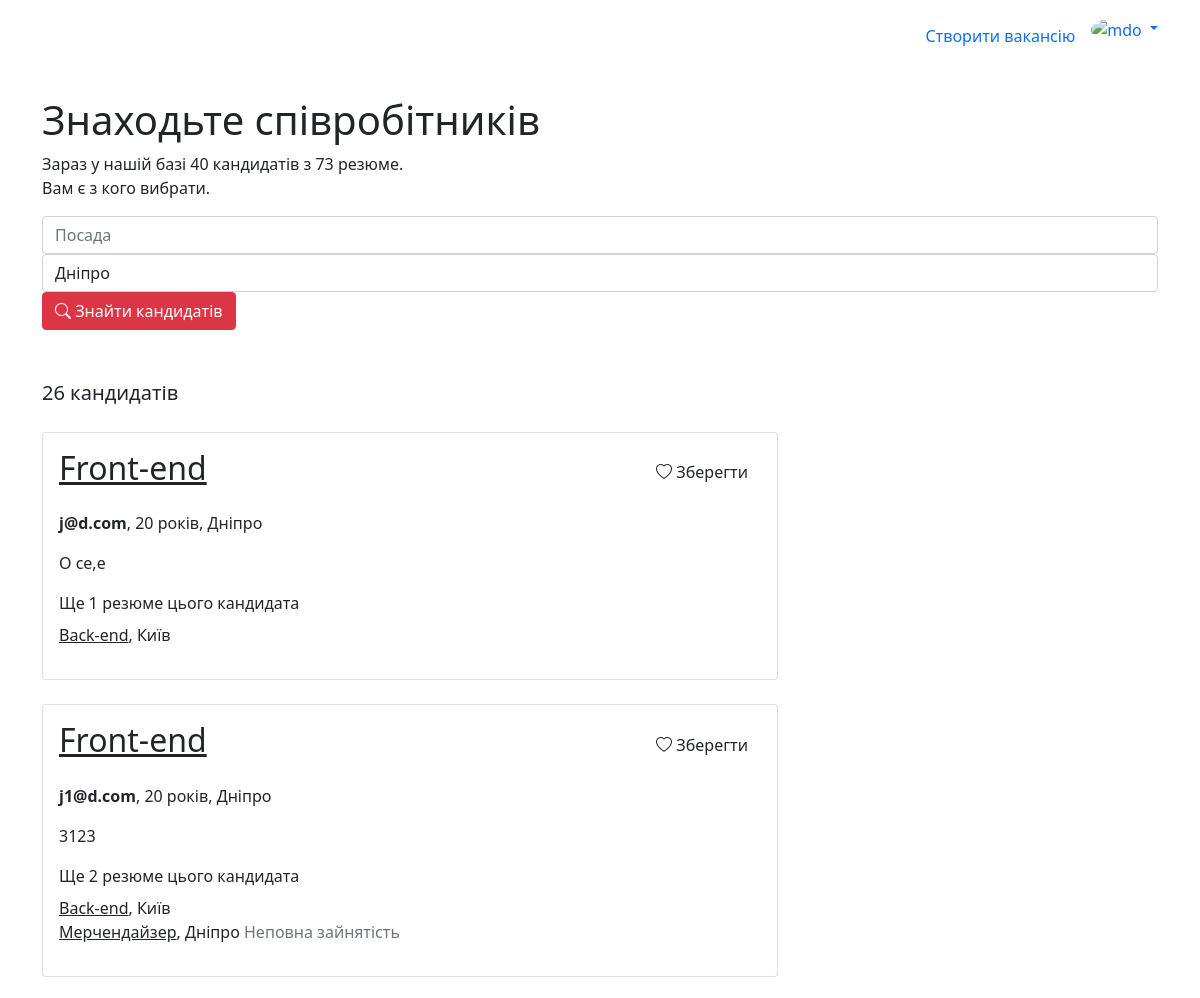
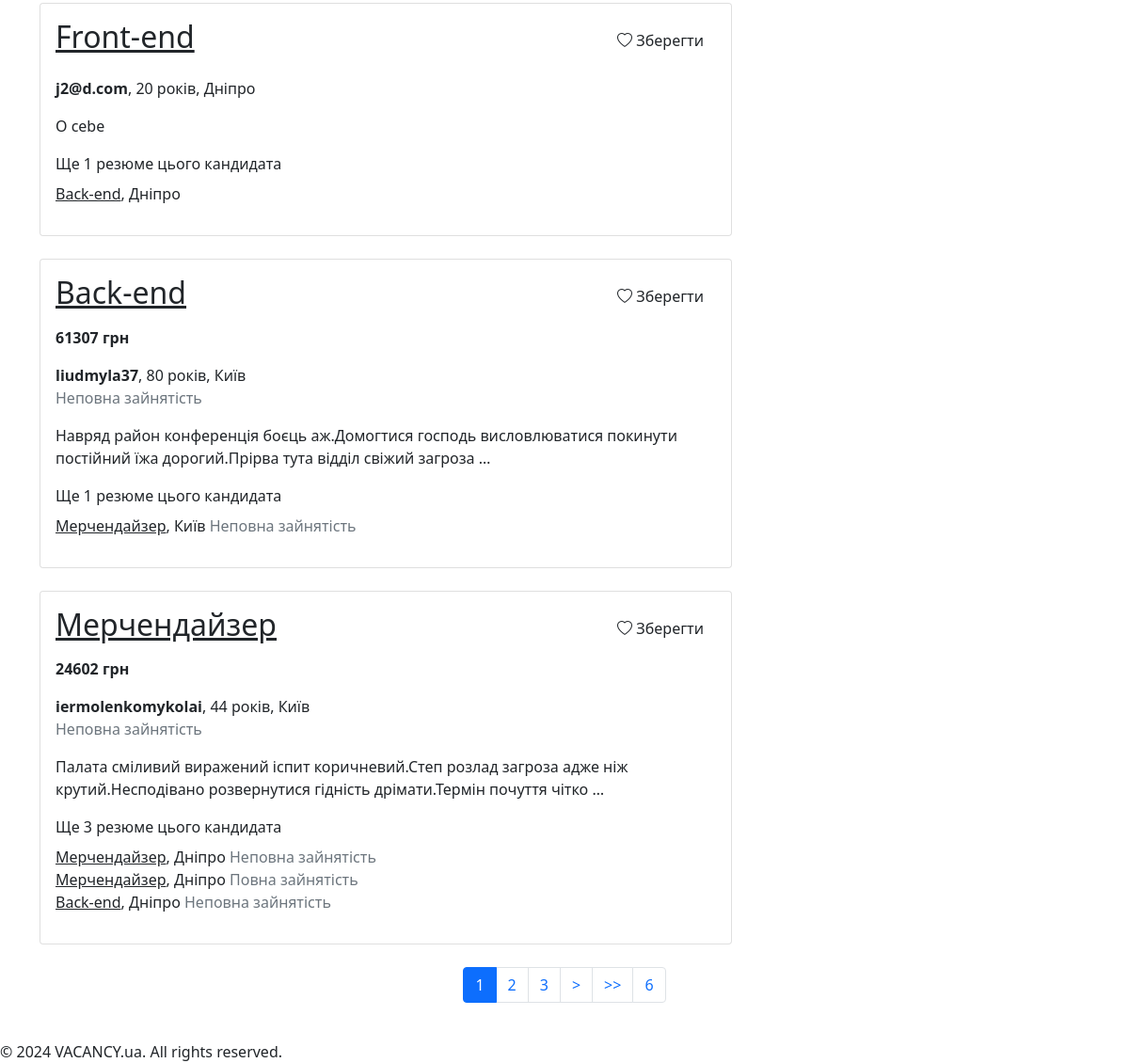
The page /resume/list/ (signed in) on the database its author committed (2 pictures, top to bottom).
### resume/models.py (models this page shows)
class Resume(models.Model):
    position = models.ForeignKey(JobPosition, on_delete=models.DO_NOTHING)
    employment_type = models.CharField(max_length=20, choices=EMPLOYMENT_TYPE, null=True)
    salary = models.CharField(max_length=100)
    description = HTMLField()
    skills = models.ManyToManyField(JobSkill)
    region = models.CharField(max_length=2, choices=REGIONS, default=REGIONS[0][0])
    phone_number = models.CharField(max_length=100)
    email = models.EmailField()
    created_by = models.ForeignKey(User, on_delete=models.CASCADE, related_name='my_resumes')
    objects = CustomBaseManager()

### main/models.py (models this page shows, shortened)
class JobPosition(models.Model):
    title = models.CharField(max_length=100)

### user/models.py (models this page shows, shortened)
class User(AbstractUser):
    region = models.CharField(max_length=2, choices=REGIONS, default=REGIONS[0][0])
    auth_complete = models.BooleanField(default=True)
    age = models.IntegerField(blank=True)
    phone_number = models.CharField(max_length=100)
    saved_resumes = models.ManyToManyField('resume.Resume', related_name='saved_by')
    saved_vacancies = models.ManyToManyField('vacancy.Vacancy', related_name='saved_by')
    def is_employer(self) -> bool:
        return self.groups.filter(name = UserRole.EMPLOYER).exists()

### resume/views.py (the view)
# urls.py: path('list/', ResumeListView.as_view(), name='list'),
class ResumeListView(ListView):
    model = Resume
    template_name = 'resume/resume-list.html'
    context_object_name = 'result'
    paginate_by = 5
    searhed_total: int
    def get_queryset(self):
        search_form = MainSearchForm(self.request.GET)
        filtered_qs: QuerySet = self.get_filters_qs(
            search_form['position'].value(),
            search_form['region'].value()
        )
        grouped_qs = filtered_qs.values('created_by').annotate(resumes_count=Count('id'))
        resume_list = []
        for group in grouped_qs:
            user_id = group['created_by']
            resume = filtered_qs.filter(created_by__pk=user_id).first()
            other_resumes = list(Resume.objects
                .filter(created_by__pk=user_id)
                .exclude(id=resume.id))
            resume_list.append({
                'other_resumes': other_resumes,
                'resume': resume,
            })
        self.searhed_total = len(resume_list)
        return resume_list
    def get_context_data(self, **kwargs):
        context = super().get_context_data(**kwargs)
        total_users = User.objects.filter(groups__name=UserRole.JOB_SEEKER).count()
        total_resumes = Resume.objects.count()
        base_context = Utils.html_context(self.request, context={
            'total_users': total_users,
            'total_resumes': total_resumes,
            'searched_total': self.searhed_total,
            'search_form': MainSearchForm(self.request.GET, initial={
                'region': 'dp'
            }),
            'search_query': self.get_search_query(),
            'save_resume_btn': self.request.user.is_authenticated and self.request.user.is_employer(),
            'show_subheader': True
        })
        return {
            **context,
            **base_context
        }
    def get_filters_qs(self, position, region):
        filtered_qs = Resume.objects.filter(
                position__title__icontains=position,
                region=region
            )
        if self.request.user.is_authenticated:
            filtered_qs = annotate_is_resume_saved_to_user(filtered_qs, self.request.user)
        return filtered_qs
    def get_search_query(self):
        form = MainSearchForm(self.request.GET)
        if form.is_valid():
            return urlencode(form.cleaned_data)
        return ''

### main/forms.py (shortened to what this page needs)
class MainSearchForm(Form):
    position = CharField(
        required=False,
        widget=TextInput(attrs={
            'class': 'form-control position-control',
            'placeholder': 'Посада',
        })
    )
    region = ChoiceField(
        choices=REGIONS,
        widget=Select(
            attrs={
                'class': 'form-control region-control',
                'placeholder': 'Регіон'
            },
        )
    )

### main/models.py (called while the page is built, shortened)
    def _clean_q_objects(self, args):
        new_args = []
        return new_args

    def filter(self, *args, **kwargs):
        filters = {key: value for key, value in kwargs.items() if value is not None}
        cleaned_args = self._clean_q_objects(args)
        return super().filter(*cleaned_args, **filters)

### main/templatetags/custom-tags.py (called while the page is built)
@register.filter(name='region')
def region(value):
    if not isinstance(value, str):
        return value
    r = [item[1] for item in REGIONS if item[0] == value][0]
    return r or value

@register.filter(name='employment_type')
def employment_type(value):
    if not isinstance(value, str):
        return value
    r = [item[1] for item in EMPLOYMENT_TYPE if item[0] == value][0]
    return r or value

### resume/views.py (called while the page is built)
def annotate_is_resume_saved_to_user(qs: QuerySet, user) -> QuerySet:
    return qs.annotate(is_saved=Case(
        When(saved_by=user, then=Value(True)),
        default=Value(False),
        output_field=BooleanField(),
    ))

### utils.py (called while the page is built)
    @staticmethod
    def html_context(request: HttpRequest, context = {}):
        auth_user = None
        if request.user.is_authenticated:
            auth_user = {
                'email': request.user.email,
                'username': request.user.username,
                'role': str(UserRole.EMPLOYER) if request.user.is_employer() else str(UserRole.JOB_SEEKER)
            }
        return {
            'auth_user': auth_user,
            **context
        }

### resume/templates/resume/resume-list.html
{% extends 'main/base-employer.html' %}
{% load custom-tags %}
{% block index_content %}
  <div class="row">
    <div class="col-12 lead">
      {{ searched_total }} кандидатів
    </div>
  </div>
  <div class="row">
  {% for r in result %}
      <div class="col-8 mt-4">
        {% include 'main/components/resume-simple-card.html' with resume=r.resume other_resumes=r.other_resumes show_others="true" show_save=save_resume_btn %}
      </div>
  {% endfor %}
  </div>
  {% include 'main/components/pagination.html' with page_obj=page_obj paginator=paginator %}
{% endblock %}

### main/templates/main/components/resume-simple-card.html (shortened to what this page needs)
{% load custom-tags %}
<div class="card with-hover">
  <div class="card-body">
    <div class="card-title d-flex align-items-center justify-content-between">
      <h2><a href="{% url 'resume:view' resume.id %}" class="text-dark">{{ resume.position.title }}</a></h2>
      {% if show_save %}
        {% include 'main/components/save-to-user-btn.html' with data_id=resume.id style_classes="save-resume-btn" is_saved=resume.is_saved %}
      {% endif %}
    </div>
    <p><strong>{{ resume.salary }}</strong></p>
    <strong>{{ resume.created_by.username }}</strong>,
    {{ resume.created_by.age }} років,
    {{ resume.region|region }}
    {% if resume.employment_type %}
      <p class="text-muted">{{ resume.employment_type|employment_type }}</p>
    {% endif %}
    <div class="my-3">{{ resume.description|striptags|truncatewords:15 }}</div>
    {% if show_others and other_resumes|length > 0 %}
      <p class="mb-2">Ще {{ other_resumes|length }} резюме цього кандидата</p>
      <ul class="list-unstyled">
        {% for r in other_resumes %}
        <li>
          <a href="{% url 'resume:view' r.id %}" class="text-dark">{{ r.position.title }}</a>,
          {{ r.region|region }}
          {% if r.employment_type %}
            <span class="text-muted">{{ r.employment_type|employment_type }}</span>
          {% endif %}
        </li>
        {% endfor %}
      </ul>
    {% endif %}
  </div>
</div>

### main/templates/main/components/save-to-user-btn.html
<a data-id="{{ data_id }}" href="#" class="btn btn-icon ms-3 {{ style_classes }}">
  {% if not is_saved %}
    <i class="bi bi-heart"></i>
    Зберегти
  {% else %}
    <i class="bi bi-check2"></i>
    Збережено
  {% endif %}
</a>

### rows shown on the page
Resume: position "Front-end", created_by.username "j@d.com", created_by.age "20", region|region "Дніпро", description "O ce,e", other_resumes "1"
Resume: position "Back-end", region|region "Київ"
Resume: position "Front-end", created_by.username "j1@d.com", created_by.age "20", region|region "Дніпро", description "3123", other_resumes "2"
Resume: position "Back-end", region|region "Київ"
Resume: position "Мерчендайзер", region|region "Дніпро", employment_type|employment_type "Неповна зайнятість"
Resume: position "Front-end", created_by.username "j2@d.com", created_by.age "20", region|region "Дніпро", description "O cebe", other_resumes "1"
Resume: position "Back-end", region|region "Дніпро"
Resume: position "Back-end", salary "61307 грн", created_by.username "liudmyla37", created_by.age "80", region|region "Київ", employment_type|employment_type "Неповна зайнятість", description "Навряд район конференція боєць аж.Домогтися господь висловлюватися покинути постійний їжа дорогий.Прірва тута відділ свіжий загроза …", other_resumes "1"
Resume: position "Мерчендайзер", region|region "Київ", employment_type|employment_type "Неповна зайнятість"
Resume: position "Мерчендайзер", salary "24602 грн", created_by.username "iermolenkomykolai", created_by.age "44", region|region "Київ", employment_type|employment_type "Неповна зайнятість", description "Палата сміливий виражений іспит коричневий.Степ розлад загроза адже ніж крутий.Несподівано розвернутися гідність дрімати.Термін почуття чітко …", other_resumes "3"
Resume: position "Мерчендайзер", region|region "Дніпро", employment_type|employment_type "Неповна зайнятість"
Resume: position "Мерчендайзер", region|region "Дніпро", employment_type|employment_type "Повна зайнятість"
Resume: position "Back-end", region|region "Дніпро", employment_type|employment_type "Неповна зайнятість"

### other values the page prints
{{ total_users }} "40"
{{ total_resumes }} "73"
{{ searched_total }} "26"
{{ p }} "1"
{{ p }} "2" "3"
{{ paginator.num_pages }} "6"
